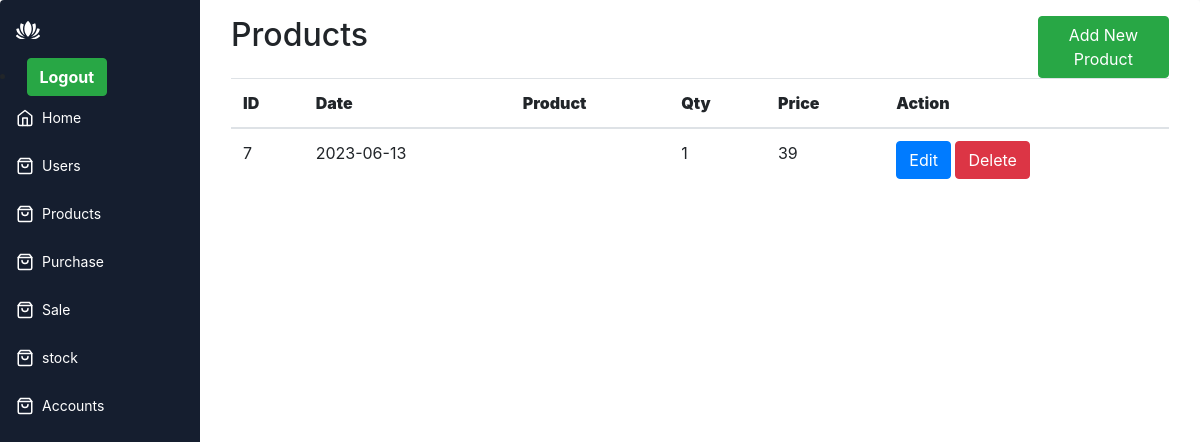
The app's page /purchase.php (signed in) with its own data.
### tables this page shows
CREATE TABLE `purchase` (
  `id` int(11) NOT NULL,
  `date` date NOT NULL,
  `product_name` text NOT NULL,
  `qty` int(255) NOT NULL,
  `price` int(255) NOT NULL,
  `status` varchar(500) NOT NULL
);

### purchase.php (the view, shortened to what this page needs)
<?php
include 'include/header.php';
include 'include/connection.php';
$sql ="SELECT * FROM purchase ORDER BY id DESC" ;
$result = $db->query($sql);
?>
<div class="app-content">
    <div class="container-fluid">
        <div class="row">
            <div class="col-md-10">
                <h2>Products</h2>
            </div>
            <div class="col-md-2">
                <a href="purchase_add.php" class="btn btn-success">Add New Product</a>
            </div>
        </div>
    </div>
    <div class="container-fluid">
        <div class="row">
            <div class="col-md-12">
                <table class="table ">
                    <thead>
                        <th><b>ID</b></th>
                        <th><b>Date</b></th>
                        <th><b>Product</b></th>
                        <th><b>Qty</b></th>
                        <th><b>Price</b></th>
                        <th><b>Action</b></th>
                    </thead>
                    <tbody>
                    <?php while($row = $result->fetch_assoc()): ?>
                        <tr>
                            <td><?php echo $row['id'] ; ?></td>
                            <td><?php echo $row['date'] ; ?></td>
                            <td><?php echo $row['product'] ; ?></td>
                            <td><?php echo $row['qty'] ; ?></td>
                            <td><?php echo $row['price'] ; ?></td>
                        <td>
                            <a href="purchase_edit.php?id=<?php echo $row['id']; ?>" class="btn btn-primary">Edit</a>
                            <a href="purchase_delete.php?id=<?php echo $row['id']; ?>" class="btn btn-danger" onclick="return confirm('Are you sure you want to delete this user?')">Delete</a>
                        </td>
                        </tr>
                        <?php endwhile; ?>
                    </tbody>
                </table>
            </div>
        </div>
    </div>
</div>
<?php
include 'include/footer.php';
?>

### assets/style.css (style rules this page uses)
* { box-sizing: border-box; }
:root { --app-bg: #101827; --sidebar: rgba(21, 30, 47,1); --sidebar-main-color: #fff; --table-border: #1a2131; --table-header: #1a2131; --app-content-main-color: #fff; --sidebar-link: #fff; --sidebar-active-link: #1d283c; --sidebar-hover-link: #1a2539; --action-color: #2869ff; --action-color-hover: #6291fd; --app-content-secondary-color: #1d283c; --filter-reset: #2c394f; --filter-shadow: rgba(16, 24, 39, 0.8) 0px 6px 12px -2px, rgba(0, 0, 0, 0.3) 0px 3px 7px -3px; }
body, html { margin: 0; padding: 0; height: 100%; width: 100%; }
body { overflow: hidden; font-family: "Poppins", sans-serif; background-color: var(--app-bg); -webkit-font-smoothing: antialiased; -moz-osx-font-smoothing: grayscale; }
.app-content { padding: 16px; background-color: #ffffff; height: 100%; flex: 1; max-height: 100%; display: flex; flex-direction: column; }

### records on screen
purchase: id "7", date "2023-06-13", qty "1", price "39"
